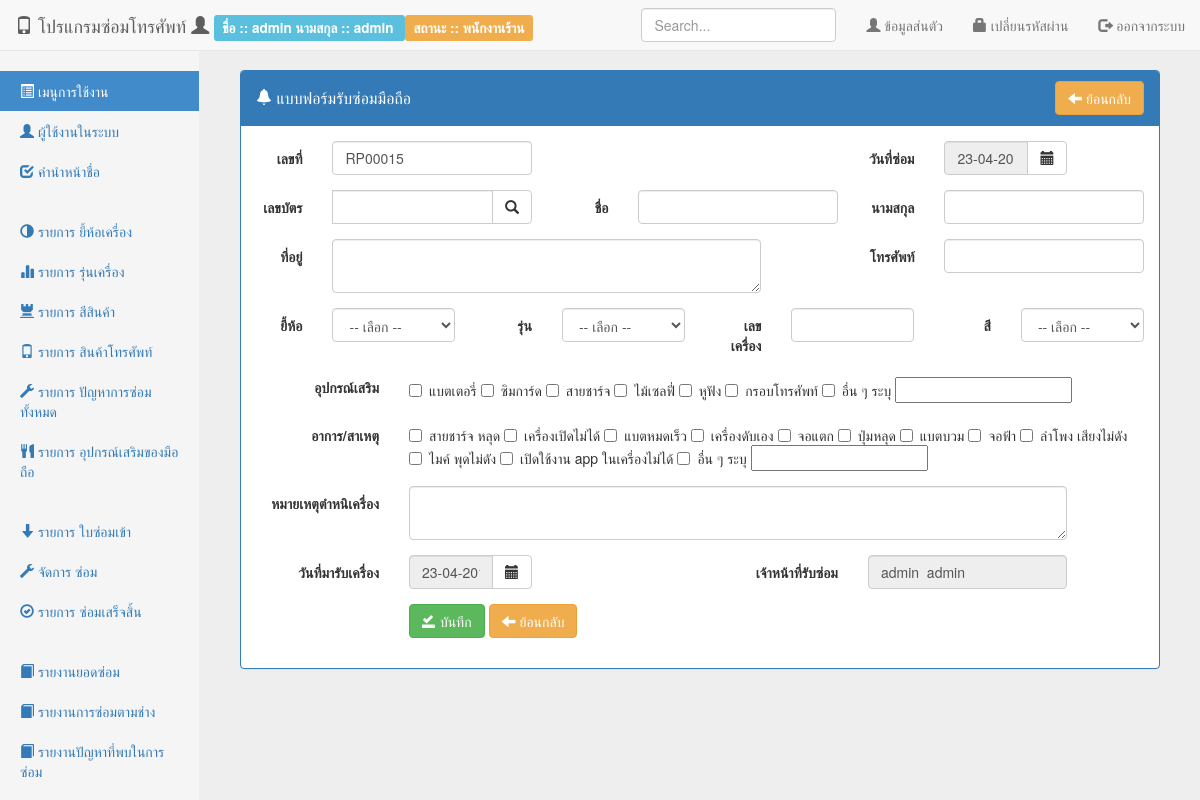
The app's page /src/back/index.php?page=frm-repair_in (signed in) with its own data.
### tables this page shows
CREATE TABLE IF NOT EXISTS `repair` (
  `inrep_id` int(11) NOT NULL AUTO_INCREMENT,
  `inrep_status` int(2) NOT NULL COMMENT ' 1 => ''รอประเมิน'',   2 => ''ประเมินเสร็จสิ้น รอ อนุมัตจากเจ้าของเครื่อง'',         3 => ''อนุมัติการซ่อม จากลูกค้าเรียบร้อยแล้ว'',         4 => ''ยกเลิก/ไม่อนุมัติการซ่อม จากลูกค้า'',         5 => ''ซ่อม'',         6 => ''ซ่อมเสร็จแล้ว'',         7 => ''เกิดปัญหา'',         8 => '' รับของเสร็จสิ้น จบการซ่อม''',
  `inrep_code` varchar(20) NOT NULL,
  `per_id` int(11) NOT NULL,
  `inrep_createdate` date NOT NULL COMMENT 'วันมาซ่อม',
  `inrep_getdate` date NOT NULL COMMENT 'วันมารับของที่นัด',
  `inrep_realdate` date NOT NULL COMMENT 'วันมารับ จริง',
  `bra_id` int(11) NOT NULL,
  `mod_id` int(11) NOT NULL,
  `inrep_emi` varchar(50) NOT NULL COMMENT 'เลขเครื่อง',
  `col_id` int(11) NOT NULL,
  `inrep_remark` text NOT NULL,
  `inrep_accessory_other` text NOT NULL COMMENT 'อุปกรณ์เสริมอื่นๆ',
  `inrep_problem_other` text NOT NULL COMMENT 'ปัญหาอื่นๆ',
  `inrep_createby` int(11) NOT NULL,
  `inrep_updatedate` timestamp NOT NULL ,
  `inrep_updateby` int(11) NOT NULL,
  PRIMARY KEY (`inrep_id`)
);

CREATE TABLE IF NOT EXISTS `accessory` (
  `acc_id` int(11) NOT NULL AUTO_INCREMENT COMMENT 'รหัสอุปกรณ์เสริม',
  `acc_name` varchar(100) NOT NULL COMMENT 'ชื่ออุปกรณ์เสริม',
  `acc_desc` text NOT NULL COMMENT 'คำอธิบายอุปกรณ์เสริม',
  `acc_createdate` timestamp NOT NULL  COMMENT 'วันที่สร้างอุปกรณ์เสริม',
  `acc_createby` int(11) NOT NULL COMMENT 'ผู้สร้างอุปกรณ์เสริม',
  `acc_updatedate` timestamp NOT NULL  COMMENT 'วันที่แก้ไขอุปกรณ์เสริม',
  `acc_updateby` int(11) NOT NULL COMMENT 'ผู้แก้ไขอุปกรณ์เสริม',
  PRIMARY KEY (`acc_id`)
);

CREATE TABLE IF NOT EXISTS `problem` (
  `prob_id` int(11) NOT NULL AUTO_INCREMENT,
  `prob_name` varchar(100) NOT NULL,
  `prob_desc` text NOT NULL,
  `prob_createdate` timestamp NOT NULL ,
  `prob_createby` int(11) NOT NULL,
  `prob_updatedate` timestamp NOT NULL ,
  `prob_updateby` int(11) NOT NULL,
  PRIMARY KEY (`prob_id`)
);

### src/config/extension.php (called while the page is built, shortened)
<?php
function change_dateYMD_TO_DMY($beforDate) {
    if (!empty($beforDate)) {
        $array = explode("-", $beforDate);
        return $array[2] . "/" . $array[1] . "/" . $array[0];
    } else {
        return date('d-m-Y');
    }
}
function Gen_Code($code) {
    $code = intval($code) + 1;
    if ($code < 10) {
        $nextNumber = "0000" . $code;
        return $nextNumber;
    } else {
        if ($code < 100) {
            $nextNumber = "000" . $code;
            return $nextNumber;
        }
    }
}

### src/back/frm-repair_in.php (the view, shortened to what this page needs)
<?php
$repair_code = '';
$repair_createdate = '';
$fname = '';
$lname = '';
$idcard = '';
$address = '';
$mobile = '';
$repair_emi = '';
$accessory_other = '';
$proble_other = '';
$repair_remark = '';
$repair_getdate = '';
$per_fullname = '';
if (!empty($_SESSION['person'])):
    $person = $_SESSION['person'];
    $per_fullname = $person['per_fname'] . '  ' . $person['per_lname'];
endif;
if (empty($repair_code)):
    $sql_gen = "SELECT * FROM repair ORDER BY inrep_id DESC LIMIT 0,1";
    $query_gen = mysql_query($sql_gen) or die(mysql_error());
    $result_gen = mysql_fetch_assoc($query_gen);
    $repair_code = 'RP' . Gen_Code($result_gen['inrep_id']);
endif;
?>
<div class="panel panel-primary">
    <div class="panel-heading clearfix">
        <h4 class="panel-title pull-left" style="padding-top: 7.5px;">
            <i class="glyphicon glyphicon-bell"></i> แบบฟอร์มรับซ่อมมือถือ
        </h4>
        <div class="btn-group pull-right">
            <a href="index.php?page=list-repair_in" class="btn btn-warning">
                <i class="glyphicon glyphicon-arrow-left"></i> ย้อนกลับ
            </a>
        </div>
    </div>
    <div class="panel-body">
        <div class="table-responsive">
            <form class="form-horizontal" name="frm-repair" id="frm-repair">
                <div class="form-group">
                    <label for="input-repair_code" class="col-sm-1 control-label">เลขที่</label>
                    <div class="col-sm-3">
                        <input type="text" class="form-control validate[required]"
                               data-errormessage-value-missing="กรุณากรอก เลขที่ซ่อม"
                               name="input-repair_code" id="input-repair_code" value="<?= $repair_code ?>"/>
                    </div>
                    <label  class="col-sm-3 control-label"></label>
                    <label for="input-createdate" class="col-sm-2 control-label">วันที่ซ่อม</label>
                    <div class="col-sm-2 input-append date">
                        <div class="input-group">
                            <input type="text" class="form-control validate[required]" value="<?= change_dateYMD_TO_DMY($repair_createdate) ?>"
                                   data-errormessage-value-missing="กรุณากรอก วันที่ซ่อม"
                                   name="input-createdate" id="datetext_1" readonly/>
                            <span class="input-group-btn">
                                <button class="btn btn-default" type="button" id="datebtn_1">
                                    <span class="glyphicon glyphicon-calendar"></span>
                                </button>
                            </span>
                        </div>
                    </div>
                </div>
                <div class="form-group">
                    <label for="input-idcard" class="col-sm-1 control-label">เลขบัตร</label>
                    <div class="col-sm-3 input-append">
                        <div class="input-group">
                            <input type="text" class="form-control validate[required]" maxlength="13"
                                   data-errormessage-value-missing="กรุณากรอก เลขบัตร ประชาชน"
                                   name="input-idcard" id="input-idcard" value="<?= $idcard ?>"/>
                            <span class="input-group-btn">
                                <button class="btn btn-default" type="button" id="btn_search-pid" onclick="search_pid()">
                                    <span class="glyphicon glyphicon-search"></span>
                                </button>
                            </span>
                        </div>
                    </div>
                    <label for="input-fname" class="col-sm-1 control-label">ชื่อ</label>
                    <div class="col-sm-3">
                        <input type="text" class="form-control validate[required]"
                               data-errormessage-value-missing="กรุณากรอก ชื่อ"
                               name="input-fname" id="input-fname" value="<?= $fname ?>"/>
                    </div>
                    <label for="input-lname" class="col-sm-1 control-label">นามสกุล</label>
                    <div class="col-sm-3">
                        <input type="text" class="form-control validate[required]"
                               data-errormessage-value-missing="กรุณากรอก นามสกุล"
                               name="input-lname" id="input-lname" value="<?= $lname ?>"/>
                    </div>
                </div>
                <div class="form-group">
                    <label for="input-address" class="col-sm-1 control-label">ที่อยู่</label>
                    <div class="col-sm-6">
                        <textarea class="form-control validate[required]"
                                  data-errormessage-value-missing="กรุณากรอก รายละเอียด"
                                  name="input-address" id="input-address"><?= $address ?></textarea>
                    </div>
                    <label for="input-mobile" class="col-sm-2 control-label">โทรศัพท์</label>
                    <div class="col-sm-3">
                        <input type="text" class="form-control validate[required]"
                               data-errormessage-value-missing="กรุณากรอก โทรศัพท์"
                               name="input-mobile" id="input-mobile" value="<?= $mobile ?>"/>
                    </div>
                </div>
                <div class="form-group">
                    <label for="input-brand" class="col-sm-1 control-label">ยี้ห้อ</label>
                    <div class="col-sm-2">
                        <select class="form-control validate[required]" name="combo-brand" id="combo-brand"
                                data-errormessage-value-missing="กรุณาเลือก ยี้ห้อ">
                            <option value="" selected>-- เลือก --</option>
                        </select>
                    </div>
                    <label for="input-model" class="col-sm-1 control-label">รุ่น</label>
                    <div class="col-sm-2">
                        <select class="form-control validate[required]" name="combo-model" id="combo-model"
                                data-errormessage-value-missing="กรุณาเลือก รุ่น">
                            <option value="" selected>-- เลือก --</option>
                        </select>
                    </div>
                    <label for="input-emi" class="col-sm-1 control-label">เลขเครื่อง</label>
                    <div class="col-sm-2">
                        <input type="text" class="form-control validate[required]"
                               data-errormessage-value-missing="กรุณากรอก เลขเครื่อง"
                               name="input-emi" id="input-emi" value="<?= $repair_emi ?>"/>
                    </div>
                    <label for="input-nameeng" class="col-sm-1 control-label">สี</label>
                    <div class="col-sm-2">
                        <select class="form-control validate[required]" name="combo-color" id="combo-color"
                                data-errormessage-value-missing="กรุณาเลือก สี">
                            <option value="" selected>-- เลือก --</option>
                        </select>
                    </div>
                </div>
                <div class="form-group" id="box_accessory">
                    <label for="input-accessory" class="col-sm-2 control-label">อุปกรณ์เสริม</label>
                    <div class="col-sm-10">
                        <div class="checkbox">
                            <?php
                            $sql_accessory = "SELECT * FROM accessory ";
                            $query_accessory = mysql_query($sql_accessory) or die(mysql_error());
                            while ($data_access = mysql_fetch_array($query_accessory)) :
                                ?>
                                <label>
                                    <input type="checkbox" value="<?= $data_access['acc_id'] ?>" name="checkbox-accessory[]">
                                    <?= $data_access['acc_name'] ?>
                                </label>
                            <?php endwhile; ?>
                            <label>
                                <input type="checkbox" value="0" name="checkbox-accessory[]">
                                อื่น ๆ ระบุ
                            </label>
                            <input type="text" name="input-accessory_other" value="<?= $accessory_other ?>"/>
                        </div>
                    </div>
                </div>
                <div class="form-group" id="box_problem">
                    <label for="input-nameeng" class="col-sm-2 control-label">อาการ/สาเหตุ</label>
                    <div class="col-sm-10">
                        <div class="checkbox">
                            <?php
                            $sql_problem = "SELECT * FROM problem ";
                            $query_problem = mysql_query($sql_problem) or die(mysql_error());
                            while ($data_problem = mysql_fetch_array($query_problem)) :
                                ?>
                                <label>
                                    <input type="checkbox" value="<?= $data_problem['prob_id'] ?>" name="checkbox-problem[]">
                                    <?= $data_problem['prob_name'] ?>
                                </label>
                            <?php endwhile; ?>
                            <label>
                                <input type="checkbox" value="0" name="checkbox-problem[]">
                                อื่น ๆ ระบุ
                            </label>
                            <input type="text" name="input-problem_other" value="<?= $proble_other ?>"/>
                        </div>
                    </div>
                </div>
                <div class="form-group">
                    <label for="input-remark" class="col-sm-2 control-label">หมายเหตุตำหนิเครื่อง</label>
                    <div class="col-sm-9">
                        <textarea class="form-control validate[required]"
                                  data-errormessage-value-missing="กรุณาเลือก หมายเหตุตำหนิเครื่อง"
                                  name="input-remark" ><?= $repair_remark ?></textarea>
                    </div>
                </div>
                <div class="form-group">
                    <label for="input-getdate" class="col-sm-2 control-label">วันที่มารับเครื่อง</label>
                    <div class="col-sm-2 input-append date">
                        <div class="input-group">
                            <input type="text" class="form-control validate[required]" value="<?= change_dateYMD_TO_DMY($repair_getdate) ?>"
                                   data-errormessage-value-missing="กรุณาเลือก วันที่มารับเครื่อง"
                                   name="input-getdate" id="datetext_2" readonly/>
                            <span class="input-group-btn">
                                <button class="btn btn-default" type="button" id="datebtn_2">
                                    <span class="glyphicon glyphicon-calendar"></span>
                                </button>
                            </span>
                        </div>
                    </div>
                    <label  class="col-sm-2 control-label"></label>
                    <label for="input-per_fullname" class="col-sm-2 control-label">เจ้าหน้าที่รับซ่อม</label>
                    <div class="col-sm-3">
                        <input type="text" class="form-control" readonly
                               name="input-per_fullname" id="input-per_fullname" value="<?= $per_fullname ?>"/>
                    </div>
                </div>
                <div class="form-group">
                    <div class="col-sm-offset-2 col-sm-10">
                        <button type="submit" class="btn btn-success">
                            <i class="glyphicon glyphicon-saved"></i> บันทึก
                        </button>
                        <a href="index.php?page=list-repair_in" class="btn btn-warning">
                            <i class="glyphicon glyphicon-arrow-left"></i> ย้อนกลับ
                        </a>
                    </div>
                </div>
            </form>
        </div>
    </div>
</div>

### css/style.css (style rules this page uses)
body { padding-top: 40px; padding-bottom: 40px; background-color: #eee; }
body { padding-top: 50px; }

### records on screen
repair: input-repair_code "RP00015"
accessory: acc_name "แบตเตอรี่"
accessory: acc_name "ซิมการ์ด"
accessory: acc_name "สายชาร์จ"
accessory: acc_name "ไม้เซลฟี่"
accessory: acc_name "หูฟัง"
accessory: acc_name "กรอบโทรศัพท์"
problem: prob_name "สายชาร์จ หลุด"
problem: prob_name "เครื่องเปิดไม่ได้"
problem: prob_name "แบตหมดเร็ว"
problem: prob_name "เครื่องดับเอง"
problem: prob_name "จอแตก"
problem: prob_name "ปุ่มหลุด"
problem: prob_name "แบตบวม"
problem: prob_name "จอฟ้า"
problem: prob_name "ลำโพง เสียงไม่ดัง"
problem: prob_name "ไมค์ พุดไม่ดัง"
problem: prob_name "เปิดใช้งาน app ในเครื่องไม่ได้"

### other values on screen
$per_fname "admin"
$per_lname "admin"
getDataList($per_status, listPersonStatus()) "พนักงานร้าน"
